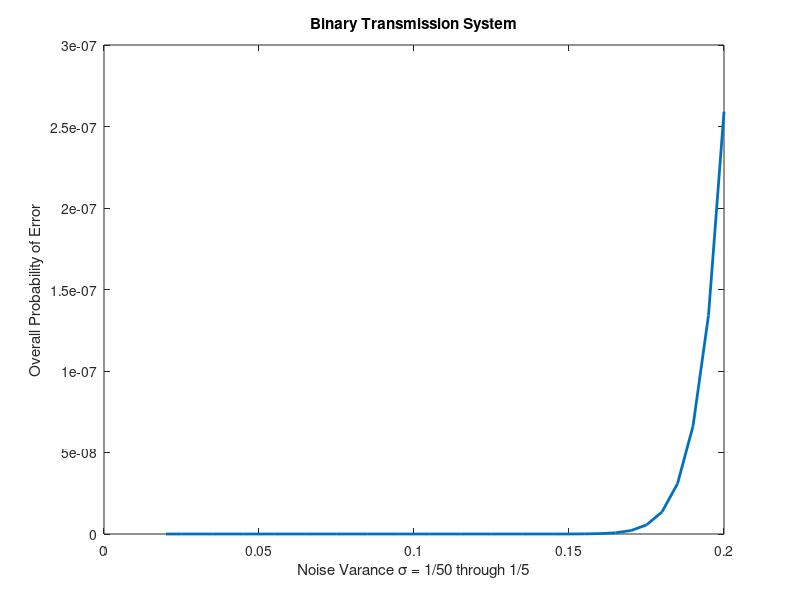

Write MATLAB code to recreate this figure.
function []=Problem2

% Define variance array
noise_var=[(1/50):(1/50)/4:(1/5)]';
% noise_var=(1/4);

overall_prob_err=zeros(length(noise_var),1);
for ii=1:length(noise_var)
    % Calculate array to take Q of for "X=+1"
    X_pos1_arg=(1-((1/32)*log(3)))/(noise_var(ii));

    % Calculate array to take Q of for "X=-1"
    X_neg1_arg=(((1/32)*log(3))+1)/(noise_var(ii));

    % Calculate overall probability of error
    overall_prob_err(ii)=(Q(X_neg1_arg)*(3/4))+(Q(X_pos1_arg)*(1/4));
end

% Plot the overall probability of error as a function of noise variance
f1=figure(1);
plot(noise_var,overall_prob_err,'LineWidth',2);
xlabel('Noise Varance \sigma = 1/50 through 1/5');
ylabel('Overall Probability of Error');
title('Binary Transmission System');


%% Q calculation sub-function
function y=Q(x)

x=x';
y=0.5*erfc(x/sqrt(2));